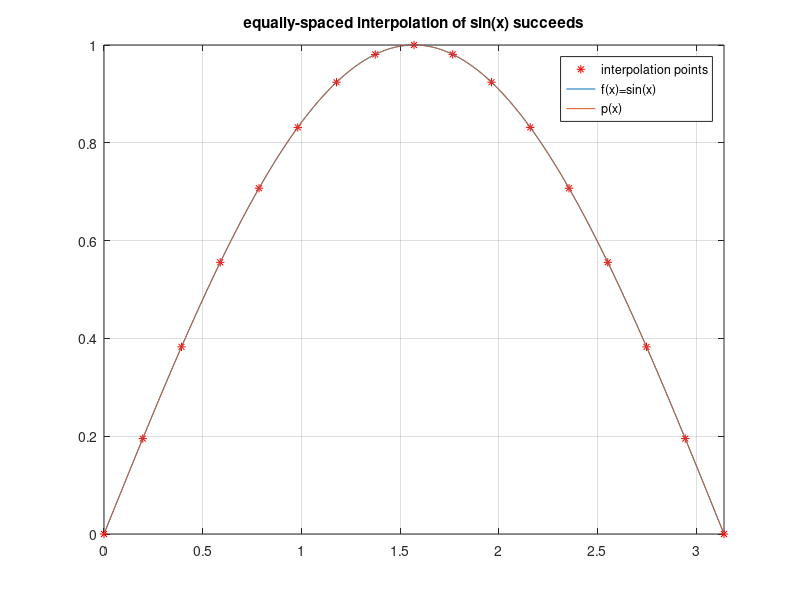
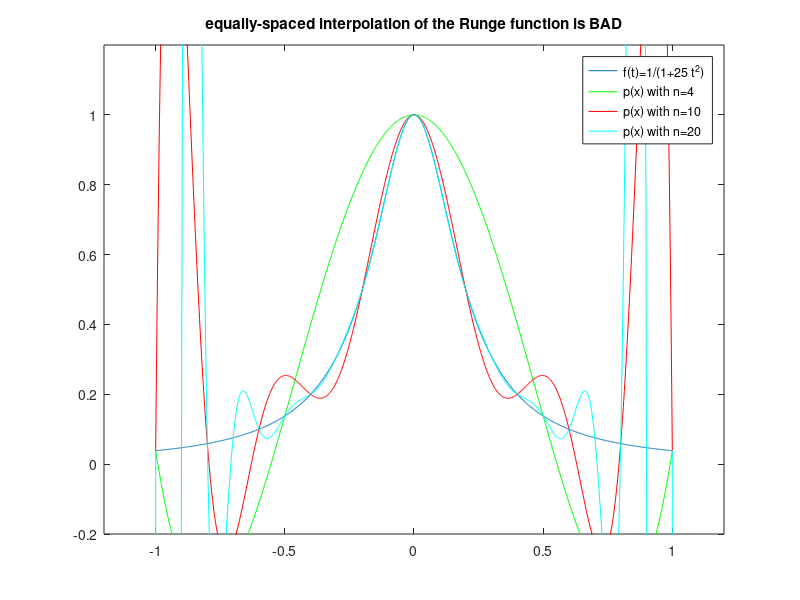
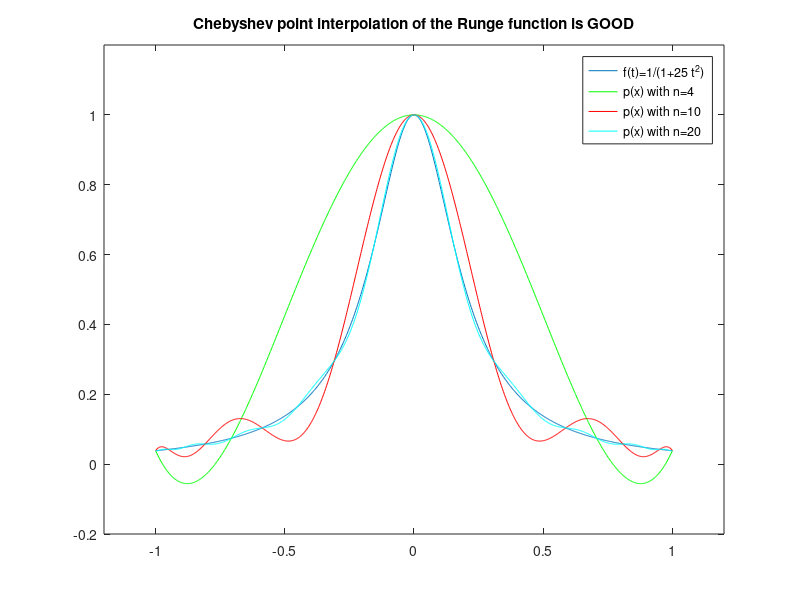

The MATLAB script that drew these images, in order:
% CLASS14NOV  In-class session showing polynomial interpolants.

% Example 1:  f(x) = sin(x),  [a,b]=[0,pi],  equally-spaced

% From previous class we have
%     |f(x) - p(x)| <= pi^(n+1) / (n+1)!
% We want |f(x) - p(x)| < 10^-6.

% find n
format short e
n = 5;  pi^(n+1) / factorial(n+1)
n = 10;  pi^(n+1) / factorial(n+1)
n = 10;  pi^(n+1) / factorial(n+1)
n = 15;  pi^(n+1) / factorial(n+1)  % almost
n = 20;  pi^(n+1) / factorial(n+1)  % too far
n = 16;  pi^(n+1) / factorial(n+1)  % got it: < 10^-6

% plot the poly
x = 0:pi/n:pi;
p = polyfit(x,sin(x),n);
xfine = 0:pi/2000:pi;
figure(1)
plot(x,sin(x),'r*',xfine,sin(xfine),xfine,polyval(p,xfine))
grid on,  axis tight
legend('interpolation points','f(x)=sin(x)','p(x)')
title('equally-spaced interpolation of sin(x) succeeds')

% evaluate quality
norm(sin(x) - polyval(p,x),'inf')          % should be zero
norm(sin(xfine) - polyval(p,xfine),'inf')  % should be less than 10^-6
% from these we see we were too conservative; a smaller n should do

% find the first n where the measured error is less than 10^-6:
format short
n = 15
x = 0:pi/n:pi;  p = polyfit(x,sin(x),n);
norm(sin(xfine) - polyval(p,xfine),'inf')
n = 8
x = 0:pi/n:pi;  p = polyfit(x,sin(x),n);
norm(sin(xfine) - polyval(p,xfine),'inf')


% Example 2:  f(t) = 1 / (1 + 25 t^2),  [a,b]=[-1,1],  equally-spaced
% f(t) is called the Runge function

n = 4;  t = -1:2/n:1;
figure(2)
tfine=-1:1/500:1;
plot(tfine,1./(1+25*tfine.^2))
hold on
% to show interpolation pts:
% plot(t,1./(1+25*t.^2),'r*','markersize',16)
p = polyfit(t,1./(1+25*t.^2),n);
plot(tfine,polyval(p,tfine),'g')
n = 10;  t = -1:2/n:1;  p = polyfit(t,1./(1+25*t.^2),n);
plot(tfine,polyval(p,tfine),'r')
n = 20;  t = -1:2/n:1;  p = polyfit(t,1./(1+25*t.^2),n);
plot(tfine,polyval(p,tfine),'c')
%n = 40;  t = -1:2/n:1;  p = polyfit(t,1./(1+25*t.^2),n);
%plot(tfine,polyval(p,tfine),'k')
axis([-1.2 1.2 -0.2 1.2])
legend('f(t)=1/(1+25 t^2)','p(x) with n=4','p(x) with n=10','p(x) with n=20')
title('equally-spaced interpolation of the Runge function is BAD')
hold off


% Example 3:  f(t) = 1 / (1 + 25 t^2),  [a,b]=[-1,1],  Chebyshev points
% t_j = cos(j pi/n),  j=0,1,...,n  are the Chebyshev points

figure(3)
plot(tfine,1./(1+25*tfine.^2)),  hold on
n = 4;  t = cos((0:n)*pi/n);  p = polyfit(t,1./(1+25*t.^2),n);
plot(tfine,polyval(p,tfine),'g')
n = 10;  t = cos((0:n)*pi/n);  p = polyfit(t,1./(1+25*t.^2),n);
plot(tfine,polyval(p,tfine),'r')
n = 20;  t = cos((0:n)*pi/n);  p = polyfit(t,1./(1+25*t.^2),n);
plot(tfine,polyval(p,tfine),'c')
axis([-1.2 1.2 -0.2 1.2])
legend('f(t)=1/(1+25 t^2)','p(x) with n=4','p(x) with n=10','p(x) with n=20')
title('Chebyshev point interpolation of the Runge function is GOOD')
hold off
